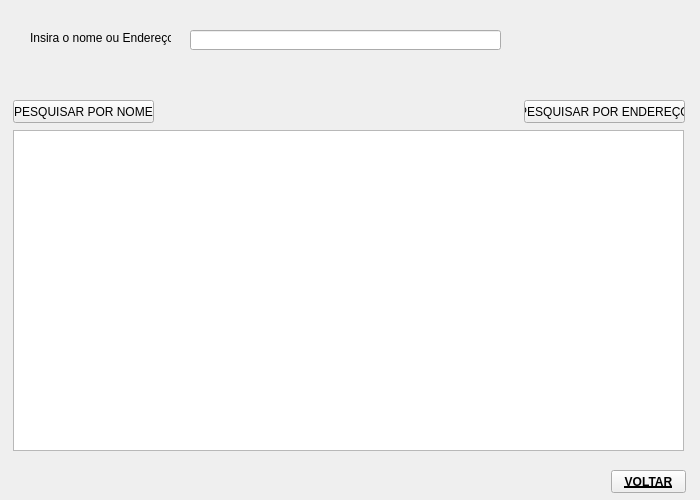
<?xml version="1.0" encoding="UTF-8"?>
<ui version="4.0">
 <class>Form</class>
 <widget class="QWidget" name="Form">
  <property name="geometry">
   <rect>
    <x>0</x>
    <y>0</y>
    <width>700</width>
    <height>500</height>
   </rect>
  </property>
  <property name="windowTitle">
   <string>Pesquisar Cliente</string>
  </property>
  <widget class="QPushButton" name="btn_voltar">
   <property name="geometry">
    <rect>
     <x>611</x>
     <y>470</y>
     <width>75</width>
     <height>23</height>
    </rect>
   </property>
   <property name="font">
    <font>
     <pointsize>9</pointsize>
     <weight>75</weight>
     <bold>true</bold>
     <underline>true</underline>
    </font>
   </property>
   <property name="text">
    <string>VOLTAR</string>
   </property>
  </widget>
  <widget class="QLabel" name="lbl_nome_endereco">
   <property name="geometry">
    <rect>
     <x>30</x>
     <y>30</y>
     <width>141</width>
     <height>16</height>
    </rect>
   </property>
   <property name="text">
    <string>Insira o nome ou Endereço:</string>
   </property>
  </widget>
  <widget class="QLineEdit" name="txt_nome_ou_endereco">
   <property name="geometry">
    <rect>
     <x>190</x>
     <y>30</y>
     <width>311</width>
     <height>20</height>
    </rect>
   </property>
  </widget>
  <widget class="QTextBrowser" name="lbl_resultado_pesquisa">
   <property name="geometry">
    <rect>
     <x>13</x>
     <y>130</y>
     <width>671</width>
     <height>321</height>
    </rect>
   </property>
  </widget>
  <widget class="QPushButton" name="btn_pesquisar_nome">
   <property name="geometry">
    <rect>
     <x>13</x>
     <y>100</y>
     <width>141</width>
     <height>23</height>
    </rect>
   </property>
   <property name="text">
    <string>PESQUISAR POR NOME</string>
   </property>
  </widget>
  <widget class="QLabel" name="lbl_alerta">
   <property name="geometry">
    <rect>
     <x>190</x>
     <y>80</y>
     <width>311</width>
     <height>31</height>
    </rect>
   </property>
   <property name="font">
    <font>
     <underline>true</underline>
    </font>
   </property>
   <property name="text">
    <string/>
   </property>
   <property name="alignment">
    <set>Qt::AlignCenter</set>
   </property>
  </widget>
  <widget class="QPushButton" name="btn_pesquisar_endereco">
   <property name="geometry">
    <rect>
     <x>524</x>
     <y>100</y>
     <width>161</width>
     <height>23</height>
    </rect>
   </property>
   <property name="text">
    <string>PESQUISAR POR ENDEREÇO</string>
   </property>
  </widget>
  <widget class="QLabel" name="label">
   <property name="geometry">
    <rect>
     <x>0</x>
     <y>-8</y>
     <width>701</width>
     <height>511</height>
    </rect>
   </property>
   <property name="text">
    <string/>
   </property>
   <property name="pixmap">
    <pixmap>cadcli2.png</pixmap>
   </property>
  </widget>
  <widget class="QLabel" name="label_2">
   <property name="geometry">
    <rect>
     <x>178</x>
     <y>470</y>
     <width>341</width>
     <height>16</height>
    </rect>
   </property>
   <property name="text">
    <string/>
   </property>
   <property name="pixmap">
    <pixmap>fff1.png</pixmap>
   </property>
  </widget>
  <zorder>label</zorder>
  <zorder>btn_voltar</zorder>
  <zorder>lbl_nome_endereco</zorder>
  <zorder>txt_nome_ou_endereco</zorder>
  <zorder>lbl_resultado_pesquisa</zorder>
  <zorder>btn_pesquisar_nome</zorder>
  <zorder>lbl_alerta</zorder>
  <zorder>btn_pesquisar_endereco</zorder>
  <zorder>label_2</zorder>
 </widget>
 <resources/>
 <connections/>
</ui>
